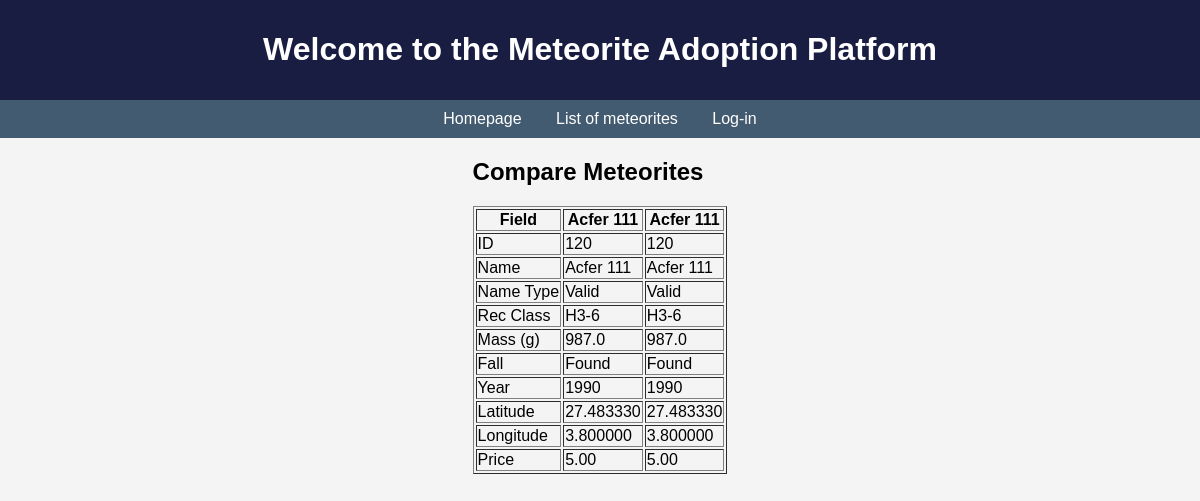
The app's page /meteorite/compare/120/120/ with its own data.
### meteorite/models.py (models this page shows)
class Meteorite(models.Model):
    name = models.CharField(max_length=100, unique=True)
    id = models.IntegerField(primary_key=True)
    nametype = models.CharField(max_length=20)
    recclass = models.CharField(max_length=50)
    mass = models.FloatField()
    fall = models.CharField(max_length=20)
    year = models.IntegerField()
    latitude = models.DecimalField(max_digits=9, decimal_places=6)
    longitude = models.DecimalField(max_digits=9, decimal_places=6)
    price = models.DecimalField(max_digits=10, decimal_places=2)

### meteorite/views.py (the view)
# urls.py: path('compare/<int:id1>/<int:id2>/', views.compare, name='compare'),
def compare(request, id1, id2):
    meteorite1 = get_object_or_404(Meteorite, id=id1)
    meteorite2 = get_object_or_404(Meteorite, id=id2)
    print(f"Comparing: {meteorite1.name} vs {meteorite2.name} two")
    return render(request, 'meteorite/compare.html', {
        'meteorite1': meteorite1,
        'meteorite2': meteorite2
    })

### templates/meteorite/compare.html (shortened to what this page needs)
{% extends 'meteorite/main.html' %}
{% block content %}
    <h2>Compare Meteorites</h2>
    {% if meteorite1 and meteorite2 %}
        <table border="1">
            <thead>
                <tr>
                    <th>Field</th>
                    <th>{{ meteorite1.name }}</th>
                    <th>{{ meteorite2.name }}</th>
                </tr>
            </thead>
            <tbody>
                <tr>
                    <td>ID</td>
                    <td>{{ meteorite1.id }}</td>
                    <td>{{ meteorite2.id }}</td>
                </tr>
                <tr>
                    <td>Name</td>
                    <td>{{ meteorite1.name }}</td>
                    <td>{{ meteorite2.name }}</td>
                </tr>
                <tr>
                    <td>Name Type</td>
                    <td>{{ meteorite1.nametype }}</td>
                    <td>{{ meteorite2.nametype }}</td>
                </tr>
                <tr>
                    <td>Rec Class</td>
                    <td>{{ meteorite1.recclass }}</td>
                    <td>{{ meteorite2.recclass }}</td>
                </tr>
                <tr>
                    <td>Mass (g)</td>
                    <td>{{ meteorite1.mass }}</td>
                    <td>{{ meteorite2.mass }}</td>
                </tr>
                <tr>
                    <td>Fall</td>
                    <td>{{ meteorite1.fall }}</td>
                    <td>{{ meteorite2.fall }}</td>
                </tr>
                <tr>
                    <td>Year</td>
                    <td>{{ meteorite1.year }}</td>
                    <td>{{ meteorite2.year }}</td>
                </tr>
                <tr>
                    <td>Latitude</td>
                    <td>{{ meteorite1.latitude }}</td>
                    <td>{{ meteorite2.latitude }}</td>
                </tr>
                <tr>
                    <td>Longitude</td>
                    <td>{{ meteorite1.longitude }}</td>
                    <td>{{ meteorite2.longitude }}</td>
                </tr>
                <tr>
                    <td>Price</td>
                    <td>{{ meteorite1.price }}</td>
                    <td>{{ meteorite2.price }}</td>
                </tr>
            </tbody>
        </table>
    {% else %}
        <p>No meteorites available for comparison.</p>
    {% endif %}
{% endblock %}

### meteorite/static/meteorite/styles.css (style rules this page uses)
body { font-family: Arial, sans-serif; margin: 0; padding: 0; background-color: #f4f4f4; }

### records on screen
Meteorite: name "Acfer 111", id "120", nametype "Valid", recclass "H3-6", mass "987.0", fall "Found", year "1990", latitude "27.483330", longitude "3.800000", price "5.00"
